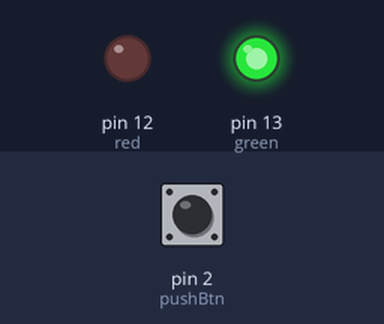
A sketch run on a simulated Arduino Uno, built with avr-gcc and run on an emulated ATmega328P. On the bench: output pins drawn as LEDs (lit = HIGH). The test bench sets the inputs (shaded band); at power-on: pin 2 (pushBtn) LOW.

Above: at 1.0 s.
At 7.0 s:
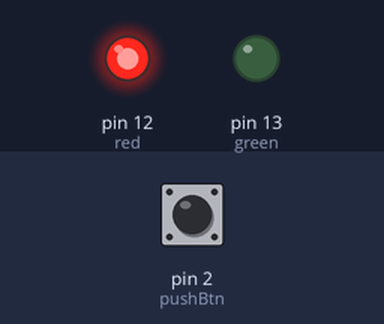
Timing chart, 0 to 9.2 s (numbered marks = the images above):
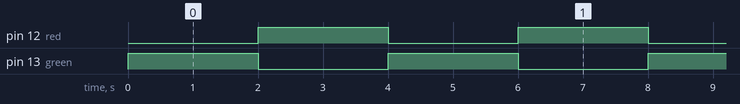

The sketch:

lab3.ino
```cpp
const int pushBtn = 2;
const int red = 12;
const int green = 13;

unsigned long lastDebounceTime = 0;
unsigned long debounceDelay = 10;
unsigned long previousMillis;

int buttonState;
int lastButtonState = LOW;

void setup() {
  // put your setup code here, to run once:
  pinMode (pushBtn, INPUT);
  pinMode (red, OUTPUT);
  pinMode (green, OUTPUT);

  digitalWrite (green, HIGH);
}

void loop() {
  // put your main code here, to run repeatedly:

  if (millis() - previousMillis >= 2000)
    toggleLeds();

  int reading = digitalRead(pushBtn);
   if (reading != lastButtonState) {
    lastDebounceTime = millis();
  }

  if ((millis() - lastDebounceTime) > debounceDelay) {

    if (reading != buttonState) {
      buttonState = reading;

      if (buttonState == HIGH) {
        //if (digitalRead(red) == HIGH) //change when only red led is on
          toggleLeds();
      }
    }
  }
  lastButtonState = reading;
}

void toggleLeds (){
  digitalWrite (red, !digitalRead(red));
  digitalWrite (green, !digitalRead(green));
  previousMillis = millis();
}
```

Measured:
- by itself, pin 12 (red), pin 13 (green): alternates HIGH for 2.0 s and LOW for 2.0 s
